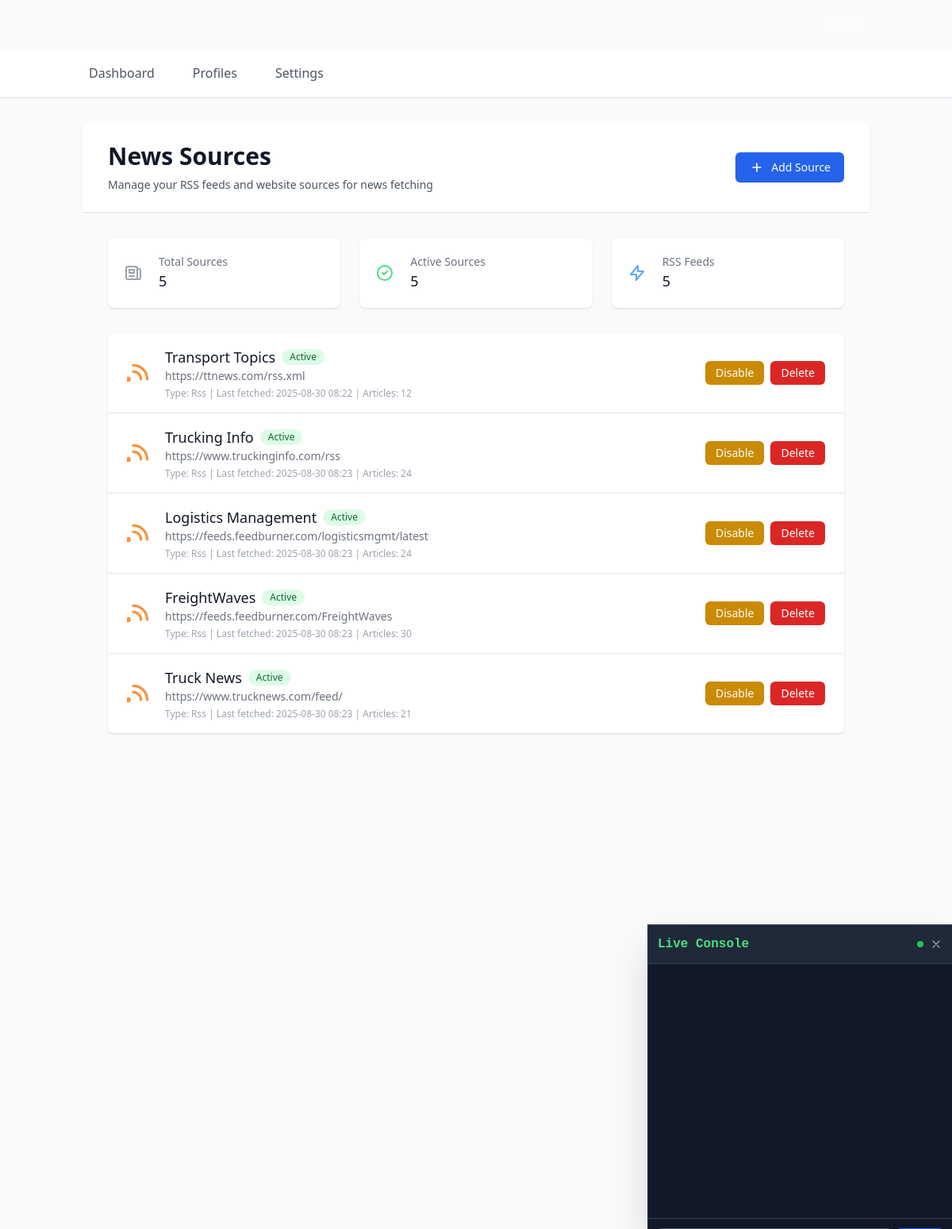
The app's page /news_sources with its own data.
### models.py (models this page shows, shortened)
class NewsSource(db.Model):
    __tablename__ = 'news_sources'
    id = db.Column(db.Integer, primary_key=True)
    name = db.Column(db.String(200), nullable=False)
    url = db.Column(db.String(1000), nullable=False)
    type = db.Column(db.String(20), default='rss')  # rss, website, api
    enabled = db.Column(db.Boolean, default=True)
    last_fetched = db.Column(db.DateTime, nullable=True)
    total_articles_fetched = db.Column(db.Integer, default=0)
    created_at = db.Column(db.DateTime, default=lambda: datetime.now(timezone.utc))

### app.py (the view)
@app.route('/news_sources', methods=['GET'])
def news_sources():
    try:
        sources = NewsSource.query.all()
        current_profile = get_current_profile()
        all_profiles = Profile.query.all()
        return render_template('news_sources.html', sources=sources, current_profile=current_profile, all_profiles=all_profiles)
    except Exception as e:
        logger.error(f"Error loading news sources: {e}")
        flash(f'Error loading news sources: {str(e)}', 'error')
        return redirect(url_for('settings'))

### app.py (called while the page is built, shortened)
def get_current_profile():
    global current_profile_id
    return Profile.query.get(current_profile_id)

### templates/news_sources.html (shortened to what this page needs)
{% extends "base.html" %}
{% block content %}
<div class="min-h-screen bg-gray-50">
    <div class="bg-white shadow-sm border-b">
        <div class="max-w-7xl mx-auto px-4 sm:px-6 lg:px-8">
            <div class="flex justify-between items-center py-6">
                <div>
                    <h1 class="text-3xl font-bold text-gray-900">News Sources</h1>
                    <p class="mt-2 text-sm text-gray-600">Manage your RSS feeds and website sources for news fetching</p>
                </div>
                <button onclick="openAddSourceModal()" class="inline-flex items-center px-4 py-2 border border-transparent text-sm font-medium rounded-md shadow-sm text-white bg-blue-600 hover:bg-blue-700 focus:outline-none focus:ring-2 focus:ring-offset-2 focus:ring-blue-500">
                    <svg class="w-5 h-5 mr-2" fill="none" stroke="currentColor" viewBox="0 0 24 24">
                        <path stroke-linecap="round" stroke-linejoin="round" stroke-width="2" d="M12 6v6m0 0v6m0-6h6m-6 0H6"></path>
                    </svg>
                    Add Source
                </button>
            </div>
        </div>
    </div>
    <div class="max-w-7xl mx-auto px-4 sm:px-6 lg:px-8 py-8">
        <div class="grid grid-cols-1 md:grid-cols-3 gap-6 mb-8">
            <div class="bg-white overflow-hidden shadow rounded-lg">
                <div class="p-5">
                    <div class="flex items-center">
                        <div class="flex-shrink-0">
                            <svg class="h-6 w-6 text-gray-400" fill="none" stroke="currentColor" viewBox="0 0 24 24">
                                <path stroke-linecap="round" stroke-linejoin="round" stroke-width="2" d="M19 20H5a2 2 0 01-2-2V6a2 2 0 012-2h10a2 2 0 012 2v1m2 13a2 2 0 01-2-2V7m2 13a2 2 0 002-2V9a2 2 0 00-2-2h-2m-4-3H9M7 16h6M7 8h6v4H7V8z"></path>
                            </svg>
                        </div>
                        <div class="ml-5 w-0 flex-1">
                            <dl>
                                <dt class="text-sm font-medium text-gray-500 truncate">Total Sources</dt>
                                <dd class="text-lg font-medium text-gray-900">{{ sources|length }}</dd>
                            </dl>
                        </div>
                    </div>
                </div>
            </div>
            <div class="bg-white overflow-hidden shadow rounded-lg">
                <div class="p-5">
                    <div class="flex items-center">
                        <div class="flex-shrink-0">
                            <svg class="h-6 w-6 text-green-400" fill="none" stroke="currentColor" viewBox="0 0 24 24">
                                <path stroke-linecap="round" stroke-linejoin="round" stroke-width="2" d="M9 12l2 2 4-4m6 2a9 9 0 11-18 0 9 9 0 0118 0z"></path>
                            </svg>
                        </div>
                        <div class="ml-5 w-0 flex-1">
                            <dl>
                                <dt class="text-sm font-medium text-gray-500 truncate">Active Sources</dt>
                                <dd class="text-lg font-medium text-gray-900">{{ sources|selectattr('enabled')|list|length }}</dd>
                            </dl>
                        </div>
                    </div>
                </div>
            </div>
            <div class="bg-white overflow-hidden shadow rounded-lg">
                <div class="p-5">
                    <div class="flex items-center">
                        <div class="flex-shrink-0">
                            <svg class="h-6 w-6 text-blue-400" fill="none" stroke="currentColor" viewBox="0 0 24 24">
                                <path stroke-linecap="round" stroke-linejoin="round" stroke-width="2" d="M13 10V3L4 14h7v7l9-11h-7z"></path>
                            </svg>
                        </div>
                        <div class="ml-5 w-0 flex-1">
                            <dl>
                                <dt class="text-sm font-medium text-gray-500 truncate">RSS Feeds</dt>
                                <dd class="text-lg font-medium text-gray-900">{{ sources|selectattr('type', 'equalto', 'rss')|list|length }}</dd>
                            </dl>
                        </div>
                    </div>
                </div>
            </div>
        </div>
        <div class="bg-white shadow overflow-hidden sm:rounded-md">
            {% if sources %}
            <ul class="divide-y divide-gray-200">
                {% for source in sources %}
                <li class="px-6 py-4">
                    <div class="flex items-center justify-between">
                        <div class="flex items-center">
                            <div class="flex-shrink-0">
                                {% if source.type == 'rss' %}
                                <svg class="h-8 w-8 text-orange-400" fill="currentColor" viewBox="0 0 20 20">
                                    <path d="M5 3a1 1 0 000 2c5.523 0 10 4.477 10 10a1 1 0 102 0C17 8.373 11.627 3 5 3z"></path>
                                    <path d="M4 9a1 1 0 011-1 7 7 0 017 7 1 1 0 11-2 0 5 5 0 00-5-5 1 1 0 01-1-1z"></path>
                                    <path d="M3 15a2 2 0 11-4 0 2 2 0 014 0z"></path>
                                </svg>
                                {% endif %}
                            </div>
                            <div class="ml-4">
                                <div class="flex items-center">
                                    <h3 class="text-lg font-medium text-gray-900">{{ source.name }}</h3>
                                    {% if source.enabled %}
                                    <span class="ml-2 inline-flex items-center px-2.5 py-0.5 rounded-full text-xs font-medium bg-green-100 text-green-800">
                                        Active
                                    </span>
                                    {% else %}
                                    <span class="ml-2 inline-flex items-center px-2.5 py-0.5 rounded-full text-xs font-medium bg-gray-100 text-gray-800">
                                        Disabled
                                    </span>
                                    {% endif %}
                                </div>
                                <div class="text-sm text-gray-500">{{ source.url }}</div>
                                <div class="text-xs text-gray-400 mt-1">
                                    Type: {{ source.type|title }} |
                                    Last fetched: {{ source.last_fetched.strftime('%Y-%m-%d %H:%M') if source.last_fetched else 'Never' }} |
                                    Articles: {{ source.total_articles_fetched }}
                                </div>
                            </div>
                        </div>
                        <div class="flex items-center space-x-2">
                            <form method="POST" action="{{ url_for('toggle_news_source', source_id=source.id) }}" class="inline">
                                <button type="submit" class="inline-flex items-center px-3 py-1 border border-transparent text-sm font-medium rounded-md text-white {% if source.enabled %}bg-yellow-600 hover:bg-yellow-700{% else %}bg-green-600 hover:bg-green-700{% endif %} focus:outline-none focus:ring-2 focus:ring-offset-2 focus:ring-offset-gray-50 focus:ring-{% if source.enabled %}yellow{% else %}green{% endif %}-500">
                                    {% if source.enabled %}Disable{% else %}Enable{% endif %}
                                </button>
                            </form>
                            <form method="POST" action="{{ url_for('delete_news_source', source_id=source.id) }}" class="inline" onsubmit="return confirm('Are you sure you want to delete this news source?')">
                                <button type="submit" class="inline-flex items-center px-3 py-1 border border-transparent text-sm font-medium rounded-md text-white bg-red-600 hover:bg-red-700 focus:outline-none focus:ring-2 focus:ring-offset-2 focus:ring-offset-gray-50 focus:ring-red-500">
                                    Delete
                                </button>
                            </form>
                        </div>
                    </div>
                </li>
                {% endfor %}
            </ul>
            {% endif %}
        </div>
    </div>
</div>
{% endblock %}

### templates/base.html (shortened to what this page needs)
<!DOCTYPE html>
<html lang="en">
<head>
    <script src="https://cdn.tailwindcss.com"></script>
</head>
<body class="bg-gray-50 min-h-screen" x-data="appData()">
    <header class="profile-switcher text-white shadow-lg">
        <div class="container mx-auto px-4 py-4">
            <div class="flex items-center justify-between">
                <div class="relative" x-data="{ open: false }">
                    <button @click="open = !open"
                            class="flex items-center space-x-2 bg-white bg-opacity-20 hover:bg-opacity-30 px-4 py-2 rounded-lg transition-all">
                        <svg class="w-4 h-4" fill="none" stroke="currentColor" viewBox="0 0 24 24">
                            <path stroke-linecap="round" stroke-linejoin="round" stroke-width="2" d="M19 9l-7 7-7-7"></path>
                        </svg>
                    </button>
                </div>
            </div>
        </div>
    </header>
    <nav class="bg-white shadow-sm border-b">
        <div class="container mx-auto px-4">
            <div class="flex space-x-8">
                <a href="/" class="py-4 px-2 border-b-2 border-transparent hover:border-blue-500 text-gray-600 hover:text-blue-600 transition-colors">
                    Dashboard
                </a>
                <a href="/profiles" class="py-4 px-2 border-b-2 border-transparent hover:border-blue-500 text-gray-600 hover:text-blue-600 transition-colors">
                    Profiles
                </a>
                <a href="/settings" class="py-4 px-2 border-b-2 border-transparent hover:border-blue-500 text-gray-600 hover:text-blue-600 transition-colors">
                    Settings
                </a>
            </div>
        </div>
    </nav>
    <main class="container mx-auto px-4 py-8">
        {% block content %}{% endblock %}
    </main>
    <div x-data="consoleData()"
         x-show="showConsole"
         class="fixed bottom-0 right-0 w-96 h-96 bg-gray-900 text-green-400 border-t border-l border-gray-700 shadow-2xl z-50"
         :style="`--primary-color: ${currentProfile.primary_color || '#3B82F6'}`">
        <div class="flex items-center justify-between p-3 bg-gray-800 border-b border-gray-700">
            <h3 class="font-mono font-semibold">Live Console</h3>
            <div class="flex items-center space-x-2">
                <span class="w-2 h-2 rounded-full bg-green-500 animate-pulse"></span>
                <button @click="showConsole = false" class="text-gray-400 hover:text-white">
                    <svg class="w-4 h-4" fill="none" stroke="currentColor" viewBox="0 0 24 24">
                        <path stroke-linecap="round" stroke-linejoin="round" stroke-width="2" d="M6 18L18 6M6 6l12 12"></path>
                    </svg>
                </button>
            </div>
        </div>
        <div class="p-3 h-80 overflow-y-auto console-output">
        </div>
        <div class="p-3 border-t border-gray-700">
        </div>
    </div>
    <button @click="showConsole = !showConsole"
            x-show="!showConsole"
            class="fixed bottom-4 right-4 bg-blue-600 hover:bg-blue-700 text-white p-3 rounded-full shadow-lg transition-all z-40">
    </button>
</body>
</html>

### templates/base.html (style rules this page uses)
.profile-switcher { background: linear-gradient(135deg, var(--primary-color), var(--secondary-color)); }
.console-output { font-family: 'Monaco', 'Menlo', 'Ubuntu Mono', monospace; font-size: 0.875rem; line-height: 1.5; }

### records on screen
NewsSource: name "Transport Topics", enabled "Active", url "https://ttnews.com/rss.xml", type "Rss", last_fetched "2025-08-30 08:22", total_articles_fetched "12"
NewsSource: name "Trucking Info", enabled "Active", url "https://www.truckinginfo.com/rss", type "Rss", last_fetched "2025-08-30 08:23", total_articles_fetched "24"
NewsSource: name "Logistics Management", enabled "Active", url "https://feeds.feedburner.com/logisticsmgmt/latest", type "Rss", last_fetched "2025-08-30 08:23", total_articles_fetched "24"
NewsSource: name "FreightWaves", enabled "Active", url "https://feeds.feedburner.com/FreightWaves", type "Rss", last_fetched "2025-08-30 08:23", total_articles_fetched "30"
NewsSource: name "Truck News", enabled "Active", url "https://www.trucknews.com/feed/", type "Rss", last_fetched "2025-08-30 08:23", total_articles_fetched "21"

### other values on screen
{{ sources|length }} "5"
{{ sources|selectattr('enabled')|list|length }} "5"
{{ sources|selectattr('type', 'equalto', 'rss')|list|length }} "5"
